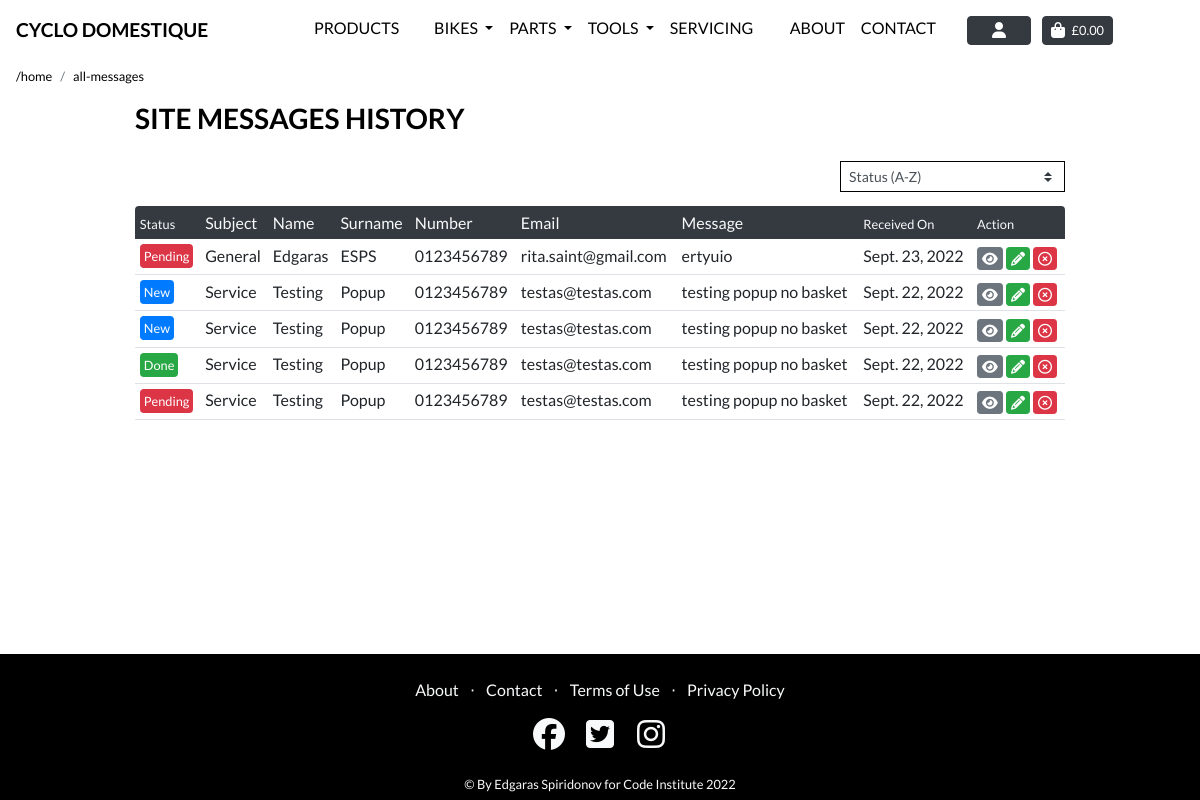
The app's page /contact/all-messages/ (signed in), older data.
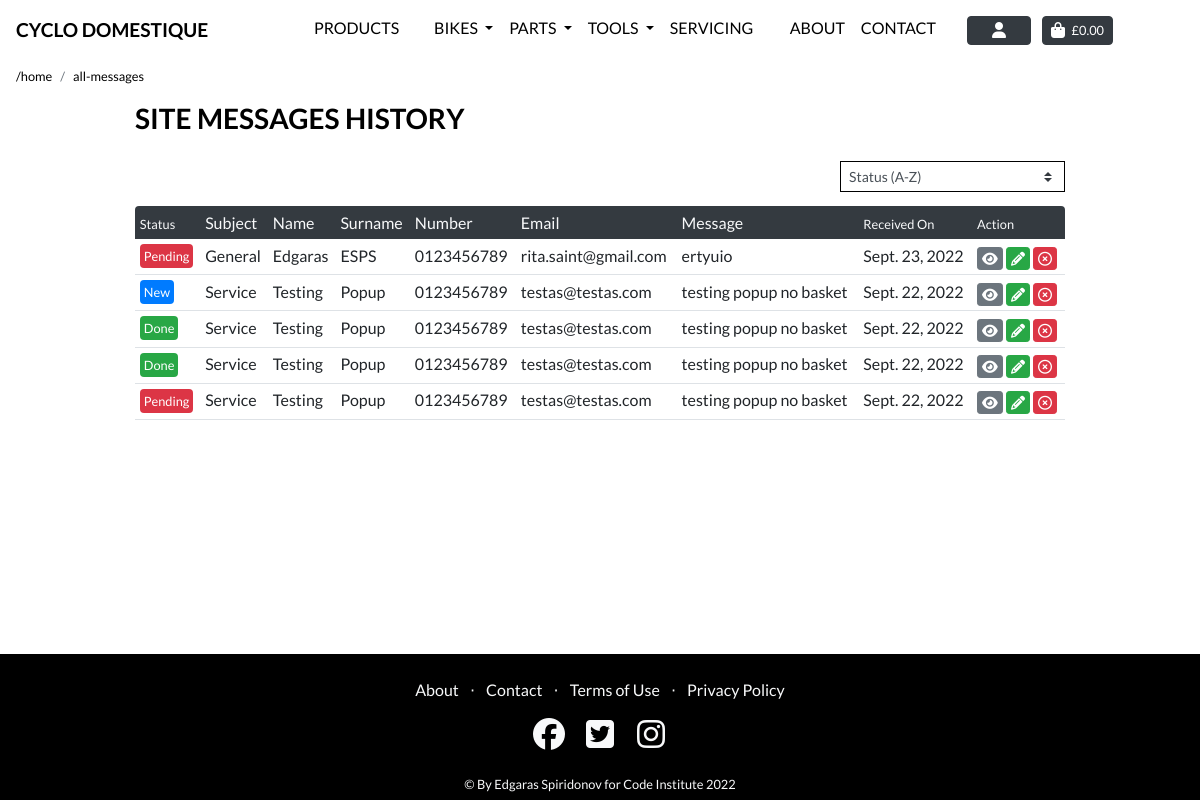
The same page, newer data.
### contact/models.py (models this page shows, shortened)
class ContactForm(models.Model):
    subject_type = models.CharField(max_length=100, null=True, blank=False)
    first_name = models.CharField(max_length=50, null=True, blank=True)
    last_name = models.CharField(max_length=50, null=True, blank=True)
    contact_number = models.CharField(max_length=20, null=True, blank=True)
    email_address = models.EmailField(max_length=50, null=True, blank=False)
    message = models.TextField(max_length=1000, null=True, blank=True)
    received_date = models.DateField(auto_now_add=True)
    status = models.IntegerField(choices=STATUS, default=0)
    class Meta:
        ordering = ['-received_date']

### contact/views.py (the view, shortened to what this page needs)
# urls.py: path('all-messages/', views.site_messages, name='site_messages'),
@login_required
def site_messages(request):
    all_messages = ContactForm.objects.all()
    categories = None
    sort = None
    direction = None
    current_sorting = f'{sort}_{direction}'
    template = 'contact/contact_messages.html'
    context = {
        'all_messages': all_messages,
        'current_categories': categories,
        'current_sorting': current_sorting,
        'on_inventory_page': True,
    }
    return render(request, template, context)

### contact/templates/contact/contact_messages.html (shortened to what the changed rows need)
{% extends "base.html" %}
{% load static %}
{% block extra_css %}
<link rel="stylesheet" href="{% static 'profiles/css/profile.css' %}">
<link rel="stylesheet" href="{% static 'css/page_navbar.css' %}">
{% endblock %}
{% block content %}
<div class="container header-mobile">
    <div class="row mob-nav-header-hide">
        <div class="col-12">
            <div class="order-history table-responsive rounded">
                <table class="table table-sm table-borderless">
                    <thead class="rounded">
                        <tr class="text-light bg-dark rounded py-1 px-1">
                            <th class="font-weight-normal small">Status</th>
                            <th class="font-weight-normal">Subject</th>
                            <th class="font-weight-normal">Name</th>
                            <th class="font-weight-normal">Surname</th>
                            <th class="font-weight-normal">Number</th>
                            <th class="font-weight-normal">Email</th>
                            <th class="font-weight-normal">Message</th>
                            <th class="font-weight-normal small">Received On</th>
                            <th class="font-weight-normal small">Action</th>
                        </tr>
                    </thead>
                    <tbody>
                        {% for contact in all_messages %}
                        <div>
                            <tr class="border-bottom">
                                <td class="pt-2 small ">
                                    {% if contact.status == 1 %}
                                    <span class="p-1 rounded bg-danger text-white ">Pending</span>
                                    {% elif contact.status == 2 %}
                                    <span class="p-1 rounded bg-success text-white">Done</span>
                                    {% else %}
                                    <span class="p-1 rounded bg-primary text-white">New</span>
                                    {% endif %}
                                </td>
                                <td>{{ contact.subject_type }}</td>
                                <td>{{ contact.first_name }}</td>
                                <td>{{ contact.last_name }}</td>
                                <td>{{ contact.contact_number }}</td>
                                <td>{{ contact.email_address }}</td>
                                <td>{{ contact.message }}</td>
                                <td>{{ contact.received_date }}</td>
                                <td>
                                    <div>
                                        <a class="btn btn-secondary btn-sm text-white py-0 px-1"
                                            href="{% url 'view_message' pk=contact.pk %}"><i class="fas fa-eye"></i></a>
                                        <a class="btn btn-success btn-sm text-white py-0 px-1"
                                            href="{% url 'edit_message' pk=contact.pk %}"><i
                                                class="fas fa-pencil-alt"></i></a>
                                        <a class="btn btn-danger btn-sm text-white py-0 px-1"
                                            href="{% url 'delete_message' pk=contact.pk %}"><i
                                                class="far fa-times-circle"></i></a>
                                    </div>
                                </td>
                            </tr>
                        </div>
                        {% endfor %}
                    </tbody>
                </table>
            </div>
        </div>
    </div>
</div>
{% endblock %}

Row changes from the older to the newer data that the page shows:
changed ContactForm (number 3 of 5 on the later page): status "New" → "Done"
